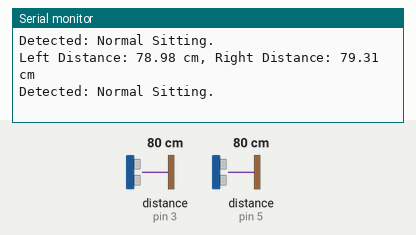
The sketch below on a simulated Arduino Uno, built with avr-gcc and run on an emulated ATmega328P. Shown: the last lines printed to the serial monitor. Wiring (inferred from the names in the program): 2 × ultrasonic range finder: trigger pin 2, echo pin 3 / trigger pin 4, echo pin 5. The inputs (shaded band) are chosen by the test bench; at power-on: distance to the obstacle (sensors on pin 3, pin 5) 80 cm. The echo pulse lasts 58.3 µs per cm.

Above: at 5.8 s.
5.9 s: distance to the obstacle (sensor on pin 3) set to 2 cm
At 10.9 s:
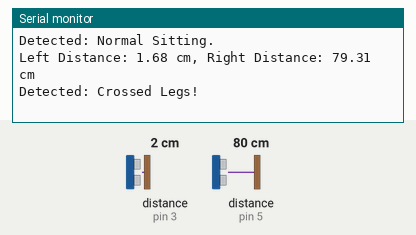
16.6 s: distance to the obstacle (sensor on pin 5) set to 2 cm
At 20.7 s:
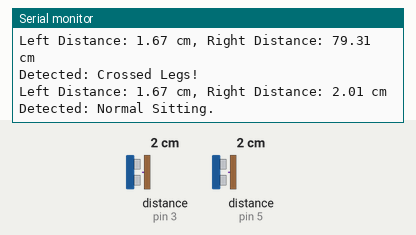
22.6 s: distance to the obstacle (sensor on pin 3) set to 4 cm
At 26.2 s:
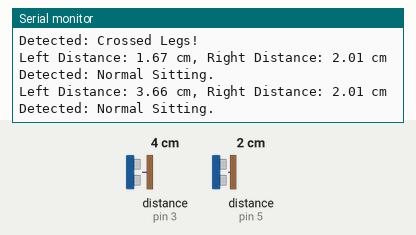
28.6 s: distance to the obstacle (sensor on pin 5) set to 4 cm
At 30.5 s:
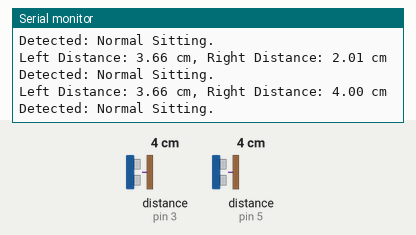
Timing chart, 0 to 32.0 s (numbered marks = the images above; inputs shaded):
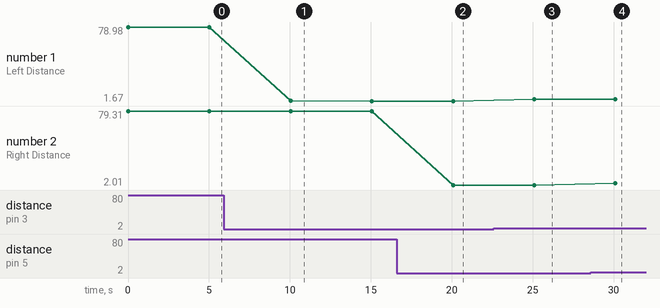

The sketch:

sketch_nov15g_crossleg.ino
```cpp
#define TRIG1 2 // 左侧传感器 Trig 引脚
#define ECHO1 3 // 左侧传感器 Echo 引脚
#define TRIG2 4 // 右侧传感器 Trig 引脚
#define ECHO2 5 // 右侧传感器 Echo 引脚

void setup() {
  Serial.begin(9600); // 初始化串口通信
  pinMode(TRIG1, OUTPUT);
  pinMode(ECHO1, INPUT);
  pinMode(TRIG2, OUTPUT);
  pinMode(ECHO2, INPUT);
}

float measureDistance(int trigPin, int echoPin) {
  // 发送超声波信号
  digitalWrite(trigPin, LOW);
  delayMicroseconds(2);
  digitalWrite(trigPin, HIGH);
  delayMicroseconds(10);
  digitalWrite(trigPin, LOW);

  // 读取回声信号
  long duration = pulseIn(echoPin, HIGH);
  // 将时间转换为距离（单位：厘米）
  float distance = (duration * 0.034) / 2;
  return distance;
}

void loop() {
  // 测量左腿和右腿的距离
  float leftDistance = measureDistance(TRIG1, ECHO1);
  float rightDistance = measureDistance(TRIG2, ECHO2);

  // 打印距离到串口监视器
  Serial.print("Left Distance: ");
  Serial.print(leftDistance);
  Serial.print(" cm, Right Distance: ");
  Serial.print(rightDistance);
  Serial.println(" cm");

  // 判断是否翘二郎腿
  if (abs(leftDistance - rightDistance) > 10) { // 距离差大于10cm视为翘腿
    Serial.println("Detected: Crossed Legs!");
  } else {
    Serial.println("Detected: Normal Sitting.");
  }

  delay(5000); // 每秒检测一次
}
```

Measured:
- after the input at 5.9 s, the serial monitor: prints a new line after 4.2 s (image 1)
- after the input at 16.6 s, the serial monitor: prints a new line after 3.5 s (image 2)
- after the input at 22.6 s, the serial monitor: prints a new line after 2.5 s (image 3)
- after the input at 28.6 s, the serial monitor: prints a new line after 1.5 s (image 4)
- plotted number 1: 78.98 → 1.67 after the input at 5.9 s, 1.67 → 3.66 after the input at 22.6 s
- plotted number 2: 79.31 → 2.01 after the input at 16.6 s, 2.01 → 4 after the input at 28.6 s
